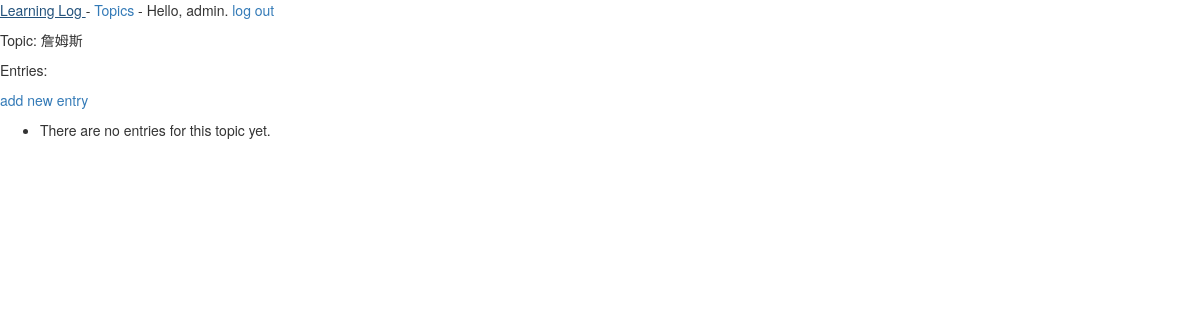
Before: /topics/1/ (signed in) with the older database file.
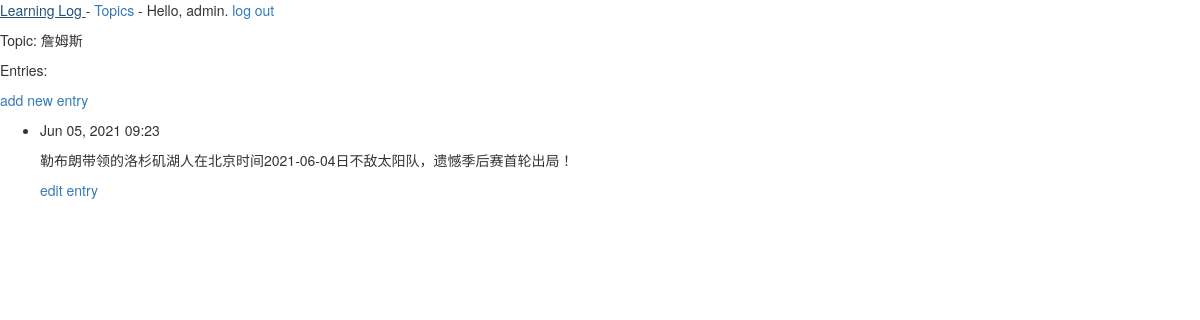
After: the same page with the newer database file.
### learning_logs/models.py (models this page shows, shortened)
class Topic(models.Model):
    """Django模型字段参考官网：https://docs.djangoproject.com/en/3.2/ref/models/fields/"""
    text = models.CharField(max_length=200)
    date_added = models.DateTimeField(auto_now_add=True)
    owner = models.ForeignKey(User,on_delete=models.DO_NOTHING)
    def __str__(self):
        return self.text

class Entry(models.Model):
    topic = models.ForeignKey(Topic,on_delete=models.CASCADE)
    text = models.TextField()
    date_added = models.DateTimeField(auto_now_add=True)
    class Meta:
        verbose_name_plural = 'entries'

### learning_logs/views.py (the view)
# urls.py: url(r'^topics/(?P<topic_id>\d+)/$', views.topic, name='topic'),
@login_required
def topic(request, topic_id):
    topic = Topic.objects.get(id=topic_id)
    if topic.owner != request.user:
        raise Http404
    entries = topic.entry_set.order_by('-date_added')
    context = {'topic': topic, 'entries': entries}
    return render(request, 'learning_logs/topic.html', context)

### learning_logs/templates/learning_logs/topic.html (shortened to what this page needs)
<!DOCTYPE html>
<html lang="cn">
<head>
</head>
<body>
{% extends "learning_logs/base.html" %}
{% block content %}
    <p>Topic: {{ topic }}</p>
    <p>Entries:</p>
    <p>
    <a href="{% url 'learning_logs:new_entry' topic.id %}">add new entry</a>
    </p>
    <ul>
        {% for entry in entries %}
            <li>
                <p>{{ entry.date_added|date:'M d, Y H:i' }}</p>
                <p>{{ entry.text|linebreaks }}</p>
                <p>
                    <a href="{% url 'learning_logs:edit_entry' entry.id %}" >edit entry</a>
                </p>
            </li>
        {% empty %}
            <li>There are no entries for this topic yet.</li>
        {% endfor %}
    </ul>
{% endblock %}

### learning_logs/templates/learning_logs/base.html (shortened to what this page needs)
{% load  bootstrap3 %}
<!DOCTYPE html>
<html lang="cn">
<head>
    {% bootstrap_css %}
</head>
<body>
<p>
    <a href="{% url 'learning_logs:index' %}">Learning Log </a> -
    <a href="{% url 'learning_logs:topics' %}">Topics </a> -
    {% if user.is_authenticated %}
        Hello, {{ user.username }}.
        <a href="{% url 'users:logout' %}">log out</a>
    {% else %}
        <a href="{% url 'users:register' %}">register</a> -
        <a href="{% url 'users:login' %}">log in</a>
    {% endif %}
</p>
{% block content %}
{% endblock %}
</body>
</html>

Changed rows visible on the page:
added Entry: date_added "Jun 05, 2021 09:23", text "勒布朗带领的洛杉矶湖人在北京时间2021-06-04日不敌太阳队，遗憾季后赛首轮出局！"
Other visible differences:
text no longer shown: "There are no entries for this topic yet."
